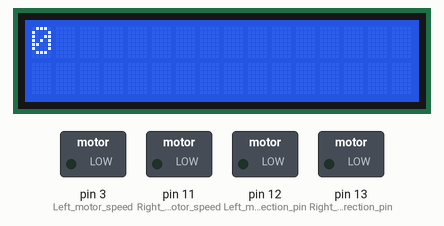
Recording of a sketch running on a simulated Arduino Uno, built with avr-gcc and run on an emulated ATmega328P. Parts: 16×2 character LCD, switched loads named in the sketch (green lamp = pin HIGH).

Above: at 0.4 s.
At 4.4 s:
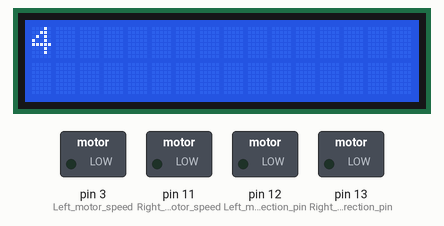
At 9.5 s:
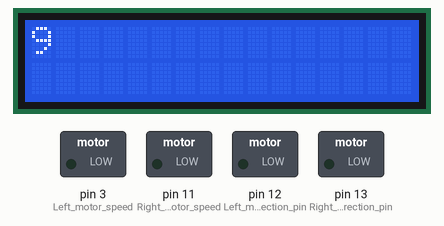
At 19.5 s:
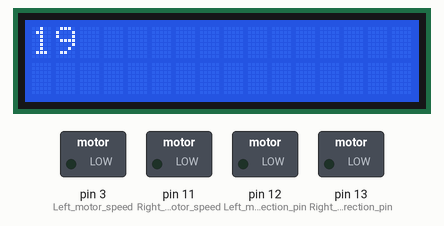
At 28.6 s:
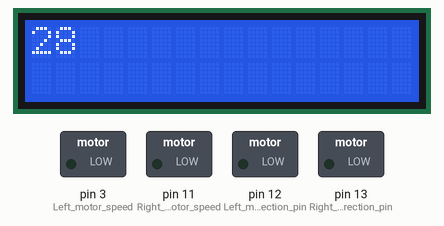
At 38.6 s:
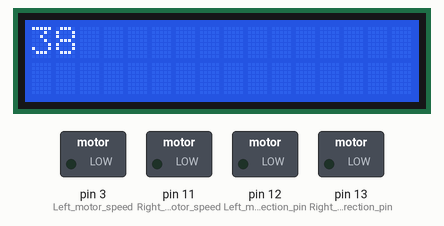

Measured:
- what the display in image 0 shows lasts 1.0 s, from 0.4 s to 1.4 s

The sketch:

2_lcdCounter.ino
```cpp
#include <Wire.h>                    // Include Wire library for I2C communication
#include <LiquidCrystal_I2C.h>      // Include library for LCD display

// Initialize the LCD (Update address to 0x27 or 0x3F if needed)
LiquidCrystal_I2C lcd(0x27, 16, 2); // Initialize the LCD with address 0x27 and 16x2 dimensions

// Declare variables
int count = 0;                       // Servo angle counter

void setup() {
  // Motor control pins
  pinMode(13, OUTPUT);              // Right motor direction pin
  pinMode(11, OUTPUT);              // Right motor speed (PWM) pin
  pinMode(12, OUTPUT);              // Left motor direction pin
  pinMode(3, OUTPUT);               // Left motor speed (PWM) pin

  // Ultrasonic sensor pins
  pinMode(A1, OUTPUT);              // Trigger pin for ultrasonic sensor
  pinMode(A0, INPUT);               // Echo pin for ultrasonic sensor

  // Initialize serial communication and peripherals
  Wire.begin();                     // Initialize I2C communication
  lcd.begin(16, 2);                 // Initialize LCD with 16x2 dimensions
  lcd.backlight();                  // Turn on the LCD backlight
}

void loop() {
  delay(300);                       // 0.3s Delay for stability
  lcdCounter();
}

void lcdCounter(){
  for(int i = 0; count < 100; i++){
    displayCount();
    delay(1000);                  // wait 1 second
    lcd.clear();
    count++;
  }
}

void displayCount(){
  lcd.setCursor(0,0);  // Set cursor to column 0, row 0
  lcd.print(count);
}

void lcdNames() {
  lcd.setCursor(0,0);     // Position Cursor at (0,0) = first column, first row.
  lcd.print("Hello");     // Print First Name
  lcd.setCursor(0,1);     // Position Cursor at (0,1) = first column, second row.
  lcd.print("World!");    // Print Last Name
}
```
